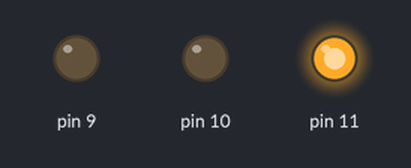
A sketch run on a simulated Arduino Uno, built with avr-gcc and run on an emulated ATmega328P. Parts: output pins drawn as LEDs (lit = HIGH).

Above: at 0.05 s.
At 2.0 s:
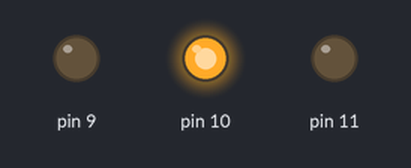
At 3.0 s:
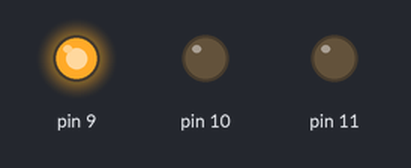
At 4.0 s:
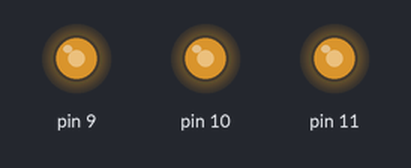
Timing chart, 0 to 5.2 s (numbered marks = the images above):
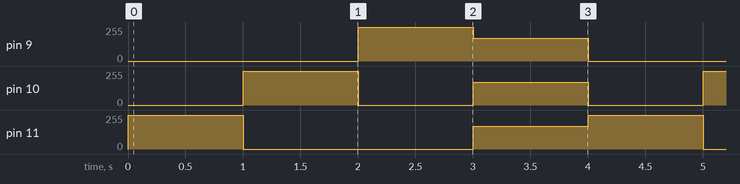

The sketch:

RGB_Mixing.ino
```cpp
void setup()
{
  pinMode(11, OUTPUT);
  pinMode(10, OUTPUT);
  pinMode(9, OUTPUT);
}

void loop()
{
  analogWrite(11, 255);
  analogWrite(10, 0);
  analogWrite(9, 0);
  delay(1000); // Wait for 1000 millisecond(s)
  analogWrite(11, 0);
  analogWrite(10, 255);
  analogWrite(9, 0);
  delay(1000); // Wait for 1000 millisecond(s)
  analogWrite(11, 0);
  analogWrite(10, 0);
  analogWrite(9, 255);
  delay(1000); // Wait for 1000 millisecond(s)
  analogWrite(11, 170);
  analogWrite(10, 170);
  analogWrite(9, 170);
  delay(1000); // Wait for 1000 millisecond(s)

}
```

Measured:
- by itself, pin 9: repeats every 4.0 s: 170/255 1.0 s, 0/255 2.0 s, 255/255 1.0 s
- by itself, pin 10: repeats every 4.0 s: 0/255 1.0 s, 170/255 1.0 s, 0/255 1.0 s, 255/255 1.0 s
- by itself, pin 11: repeats every 4.0 s: 0/255 2.0 s, 170/255 1.0 s, 255/255 1.0 s
